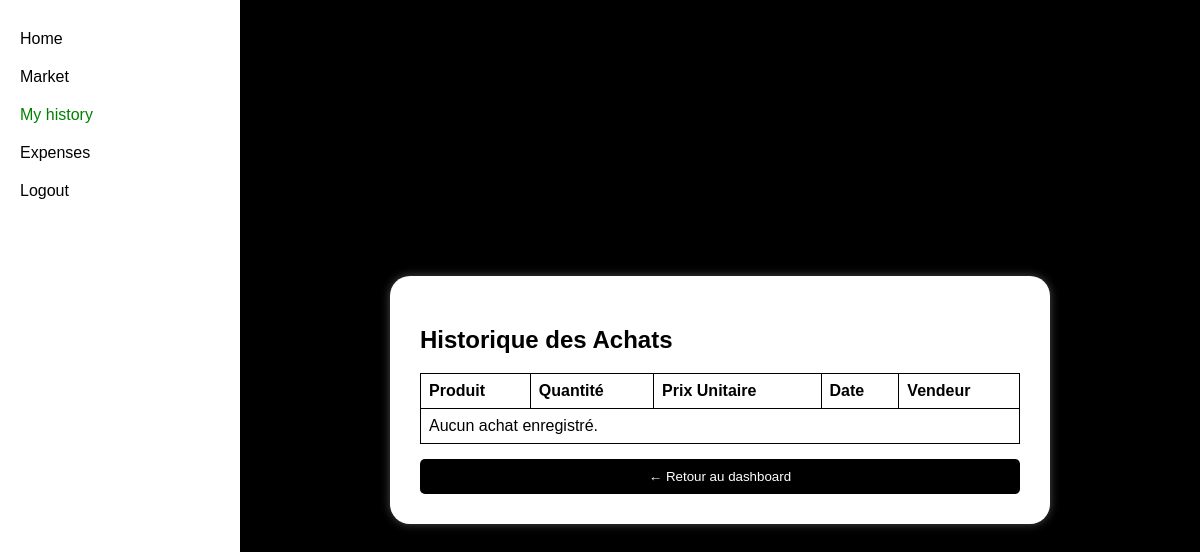
Before: /history with the older database file.
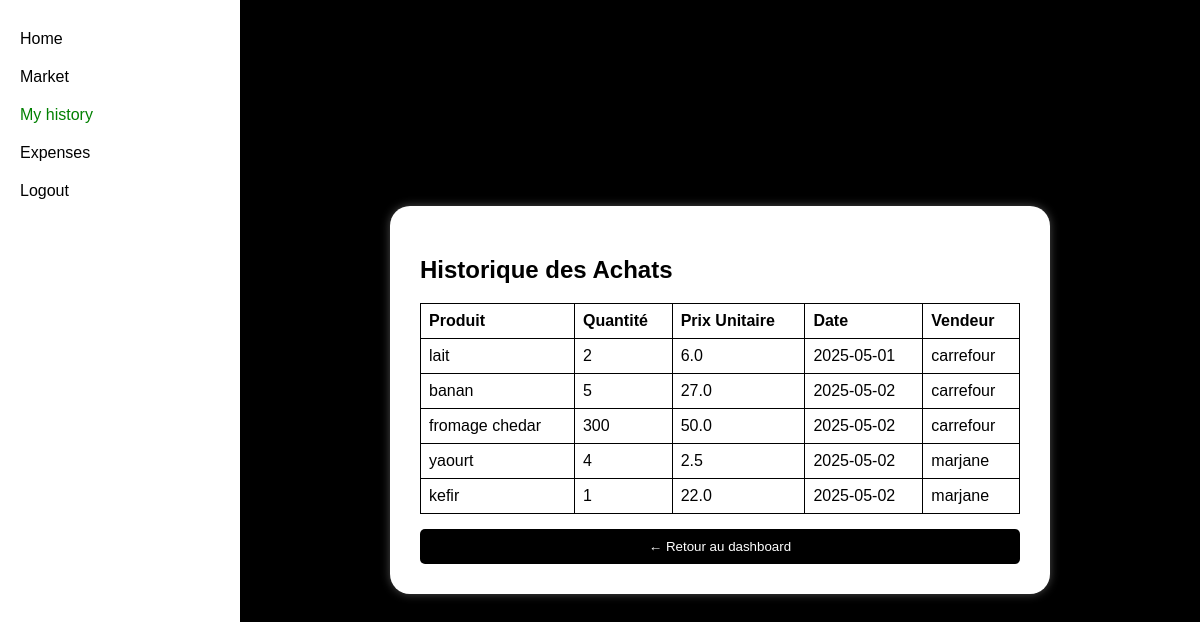
After: the same page with the newer database file.
### app.py (models this page shows)
class Purchase(db.Model):
    purchaseId = db.Column(db.Integer, primary_key=True)
    productName = db.Column(db.String(50), nullable=False)
    quantity = db.Column(db.Integer, nullable=False)
    pricePerUnit = db.Column(db.Float, nullable=False)
    dateOfPurchase = db.Column(db.Date, default=datetime.utcnow)
    vendor = db.Column(db.String(20), nullable=True)
    user_id = db.Column(db.Integer, db.ForeignKey('user.id'), nullable=False)
    product_id = db.Column(db.Integer, db.ForeignKey('product.productId'), nullable=False)

### app.py (the view)
@app.route('/history')
def history():
    conn = get_db_connection()
    achats = conn.execute('SELECT * FROM purchase').fetchall()
    conn.close()
    return render_template('hist.html', achats=achats)

### app.py (called while the page is built)
def get_db_connection():
    conn = sqlite3.connect('Users.db')
    conn.row_factory = sqlite3.Row
    return conn

### templates/hist.html (shortened to what this page needs)
<!DOCTYPE html>
<html lang="fr">
<head>
</head>
<body>
    <div class="control_panel">
        <a href="{{ url_for('dashboard') }}">Home</a>
        <a href="{{ url_for('market') }}">Market</a>
        <a href="{{ url_for('history') }}" style="color: green;">My history</a>
        <a href="{{ url_for('expenses') }}">Expenses</a>
        <a href="{{ url_for('logout') }}">Logout</a>
    </div>
    <div class="content_container">
        <div class="content_box">
            <h2>Historique des Achats</h2>
            <table>
                <tr>
                    <th>Produit</th>
                    <th>Quantité</th>
                    <th>Prix Unitaire</th>
                    <th>Date</th>
                    <th>Vendeur</th>
                </tr>
                {% for achat in achats %}
                <tr>
                    <td>{{ achat['productName'] }}</td>
                    <td>{{ achat['quantity'] }}</td>
                    <td>{{ achat['pricePerUnit'] }}</td>
                    <td>{{ achat['dateOfPurchase'] }}</td>
                    <td>{{ achat['vendor'] }}</td>
                </tr>
                {% else %}
                <tr>
                    <td colspan="5">Aucun achat enregistré.</td>
                </tr>
                {% endfor %}
            </table>
            <form action="{{ url_for('dashboard') }}">
                <button type="submit">← Retour au dashboard</button>
            </form>
        </div>
    </div>
</body>
</html>

### templates/hist.html (style rules this page uses)
body { background-color: #000; color: white; font-family: Arial, sans-serif; margin: 0; padding: 0; }
.control_panel { width: 200px; background: white; color: black; padding: 20px; height: 100vh; float: left; display: flex; flex-direction: column; align-items: flex-start; }
.control_panel a { text-decoration: none; color: black; margin: 10px 0; }
.content_container { margin-left: 220px; display: flex; justify-content: center; align-items: center; height: 100vh; }
.content_box { background: white; color: black; padding: 30px; border-radius: 20px; width: 600px; max-height: 80vh; overflow-y: auto; box-shadow: 0 0 10px rgba(255,255,255,0.3); }
table { width: 100%; border-collapse: collapse; }
table, th, td { border: 1px solid black; }
th, td { padding: 8px; text-align: left; }
form button { background: black; color: white; border: none; padding: 10px; border-radius: 5px; cursor: pointer; width: 100%; margin-top: 15px; }

Changed rows visible on the page:
added Purchase: productName "lait", quantity "2", pricePerUnit "6.0", dateOfPurchase "2025-05-01", vendor "carrefour"
added Purchase: productName "banan", quantity "5", pricePerUnit "27.0", dateOfPurchase "2025-05-02", vendor "carrefour"
added Purchase: productName "fromage chedar", quantity "300", pricePerUnit "50.0", dateOfPurchase "2025-05-02", vendor "carrefour"
added Purchase: productName "yaourt", quantity "4", pricePerUnit "2.5", dateOfPurchase "2025-05-02", vendor "marjane"
added Purchase: productName "kefir", quantity "1", pricePerUnit "22.0", dateOfPurchase "2025-05-02", vendor "marjane"
Other visible differences:
text no longer shown: "Aucun achat enregistré."
